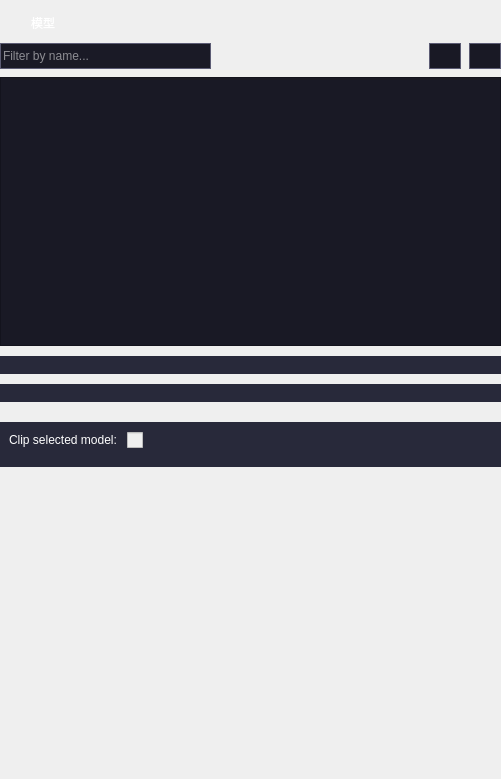
<?xml version="1.0" encoding="UTF-8"?>
<ui version="4.0">
 <class>qSlicerModelsModuleWidget</class>
 <widget class="qSlicerWidget" name="qSlicerModelsModuleWidget">
  <property name="geometry">
   <rect>
    <x>0</x>
    <y>0</y>
    <width>501</width>
    <height>779</height>
   </rect>
  </property>
  <property name="sizePolicy">
   <sizepolicy hsizetype="Minimum" vsizetype="Preferred">
    <horstretch>0</horstretch>
    <verstretch>0</verstretch>
   </sizepolicy>
  </property>
  <property name="windowTitle">
   <string>Models</string>
  </property>
  <property name="styleSheet">
   <string notr="true">QComboBox {
	color: rgb(255, 255, 255);
    background: #191925;
	border: 1px solid #5c5c74;
	font: 10pt &quot;Microsoft YaHei&quot;;
	height: 21px;
}

QComboBox QAbstractItemView {
    outline: 0px solid gray;     
    color: rgb(255, 255, 255);
    background-color: rgb(60, 60, 90);   
    selection-background-color: rgb(105, 135, 213);  
}

QComboBox QAbstractItemView::item:hover {
    color: rgb(255, 255, 255);
    background-color: rgb(105, 135, 213);
}

QComboBox QAbstractItemView::item:selected {
    color: rgb(255, 255, 255);
    background-color: rgb(105, 135, 213);
}

QComboBox:hover{
	background-color: rgb(105, 135, 213);
}

QComboBox::drop-down {
	subcontrol-origin: padding;
    subcontrol-position: top right;
    /*width: 20px;*/
 	
    /*border-left-width: 1px;
    border-left-color: darkgray;
    border-left-style: solid;*/ /* just a single line */
    border-top-right-radius: 3px; /* same radius as the QComboBox */
    border-bottom-right-radius: 3px;
}

QComboBox::down-arrow {
	image: url(:/Icons/comboBoxDown1.png);
}

QSpinBox {
	/* 为箭头保留空间 */
	/*padding-right:20px;*/
	color: rgb(255, 255, 255);
	background: #1a1a26;
	border: 1px solid #5c5c74;
	font: 10pt &quot;Microsoft YaHei&quot;;
	min-height:21px;
	max-height:21px;
}

/* 向上按钮 */
QSpinBox::up-button {
	subcontrol-origin:border;
	subcontrol-position:top right;
	width:16px;
	border-width:1px;
}

QSpinBox::up-button:hover {
	background-color: rgb(105, 135, 213);
}

QSpinBox::down-button {
	subcontrol-origin:border;
	subcontrol-position:bottom right;
	width:16px;
	border-width:1px;
	border-top-width:0;
}

/* 向下按钮 */
QSpinBox::down-button:hover {
	background-color: rgb(105, 135, 213);
}

/* 向下按钮里的小箭头 */
QSpinBox::down-arrow {
	image:url(:/Icons/SpinboxDown.png);
	width:7px;
	height:4px;
}

/* 向上按钮里的小箭头 */
QSpinBox::up-arrow {
	image:url(:/Icons/SpinboxUp.png);
	width:7px;
	height:4px;
}


QDoubleSpinBox {
	/* 为箭头保留空间 */
	padding-right:20px;
	background: #1a1a26;
	border: 1px solid #5c5c74;
	color: rgb(255, 255, 255);

	min-height:21px;
	max-height:21px;
}

/* 向上按钮 */
QDoubleSpinBox::up-button {
	subcontrol-origin:border;
	subcontrol-position:top right;
	width:16px;
	border-width:1px;
}

QDoubleSpinBox::up-button:hover {
	background-color: rgb(105, 135, 213);
}

QDoubleSpinBox::down-button {
	subcontrol-origin:border;
	subcontrol-position:bottom right;
	width:16px;
	border-width:1px;
	border-top-width:0;
}

/* 向下按钮 */
QDoubleSpinBox::down-button:hover {
	background-color: rgb(105, 135, 213);
}

/* 向下按钮里的小箭头 */
QDoubleSpinBox::down-arrow {
	image:url(:/Icons/SpinboxDown.png);
	width:7px;
	height:4px;
}

/* 向上按钮里的小箭头 */
QDoubleSpinBox::up-arrow {
	image:url(:/Icons/SpinboxUp.png);
	width:7px;
	height:4px;
}


QRadioButton {
    spacing: 5px;
    font: 12pt &quot;Microsoft YaHei&quot;; 
	color: rgb(255, 255, 255);
}
 
QRadioButton::indicator {  
    width: 16px;
    height: 16px;
}
 
QRadioButton::indicator:checked {  
	image: url(:/Icons/RadioButtonSg1.png);
}
 
QRadioButton::indicator:unchecked {  
    image: url(:/Icons/RadioButtonSg.png);
}

QTableView
{
    alternate-background-color:#e3edf9;
    gridline-color: #5c5c74;
	background: #191925;
	border: 1px solid #5c5c74;
	selection-background-color: #6987d5;
	font: 11pt &quot;Microsoft YaHei&quot;;
	color: rgb(255, 255, 255);
}
 
QHeaderView::section
{
    background: #191925;
	border: 1px solid #5c5c74;
	background-color:transparent
}

QTreeView
{
	background: #191925;
}

QTreeView::item{
	height: 26;
	alternate-background-color:#e3edf9;
	gridline-color: #5c5c74;
	selection-background-color: #6987d5;
	font: 11pt &quot;Microsoft YaHei&quot;;
	color: rgb(255, 255, 255);
} 

QSlider::groove:horizontal {
	border: 1px solid #41507D;
	background: #41507D;
	height:	2px;
	margin: 0px 0;
	left: 5px; right: 5px;
}

QSlider::handle:horizontal {
	border: 0px ;
	width: 10px;
	margin: -7px -7px -7px -7px;
	background: #e6edff;
}

QSlider::add-page:horizontal{
	background: #41507d;
	min-height: 2px;
	max-height: 2px;

}

QSlider::sub-page:horizontal{
	background: #6987d5;
	min-height: 2px;
	max-height: 2px; 
}

QCheckBox {
	color: rgb(255, 255, 255);
    spacing: 7px;/*复选框文本与勾选框（就是左边的勾选小框框，自己瞎叫的）的距离*/
}

QCheckBox::indicator {
    width: 16px;/*勾选框的大小*/
    height: 16px;
}
/*勾选框未选中时的图像*/
QCheckBox::indicator:unchecked {
    image: url(:/Icons/CheckBoxImage1.png);
}

/*勾选框选中时的图像*/
QCheckBox::indicator:checked {
    image: url(:/Icons/CheckBoxImage.png);
}

QWidget{
	color: #ffffff;
	font: 10pt &quot;Microsoft YaHei&quot;;
}

QWidget#InformationButton,
QWidget#DisplayButton,
QWidget#ClippingButton
{
	border: none;
	background: #28293a;
}

</string>
  </property>
  <layout class="QVBoxLayout" name="verticalLayout">
   <property name="spacing">
    <number>10</number>
   </property>
   <property name="leftMargin">
    <number>0</number>
   </property>
   <property name="topMargin">
    <number>9</number>
   </property>
   <property name="rightMargin">
    <number>0</number>
   </property>
   <property name="bottomMargin">
    <number>9</number>
   </property>
   <item>
    <layout class="QHBoxLayout" name="horizontalLayout_4">
     <property name="spacing">
      <number>10</number>
     </property>
     <property name="leftMargin">
      <number>4</number>
     </property>
     <property name="topMargin">
      <number>4</number>
     </property>
     <item>
      <widget class="QLabel" name="label">
       <property name="minimumSize">
        <size>
         <width>17</width>
         <height>17</height>
        </size>
       </property>
       <property name="maximumSize">
        <size>
         <width>17</width>
         <height>17</height>
        </size>
       </property>
       <property name="styleSheet">
        <string notr="true">QLabel{
	width: 17;
	height: 17;
	border-image: url(:/Icons/Icons/modelsZC.png);
}</string>
       </property>
       <property name="text">
        <string/>
       </property>
      </widget>
     </item>
     <item>
      <widget class="QLabel" name="label_2">
       <property name="styleSheet">
        <string notr="true">QLabel{
	font: 16pt &quot;Microsoft YaHei&quot;;
}</string>
       </property>
       <property name="text">
        <string>模型</string>
       </property>
      </widget>
     </item>
     <item>
      <spacer name="horizontalSpacer">
       <property name="orientation">
        <enum>Qt::Horizontal</enum>
       </property>
       <property name="sizeHint" stdset="0">
        <size>
         <width>40</width>
         <height>20</height>
        </size>
       </property>
      </spacer>
     </item>
    </layout>
   </item>
   <item>
    <widget class="ctkExpandableWidget" name="ResizableFrame">
     <property name="sizeGripInside" stdset="0">
      <bool>false</bool>
     </property>
     <layout class="QVBoxLayout" name="verticalLayout_5">
      <property name="spacing">
       <number>8</number>
      </property>
      <property name="leftMargin">
       <number>0</number>
      </property>
      <property name="topMargin">
       <number>0</number>
      </property>
      <property name="rightMargin">
       <number>0</number>
      </property>
      <property name="bottomMargin">
       <number>0</number>
      </property>
      <item>
       <layout class="QHBoxLayout" name="allModelsHorizontalLayout">
        <item>
         <widget class="ctkSearchBox" name="FilterModelSearchBox">
          <property name="styleSheet">
           <string notr="true">QLineEdit{
	height: 24px;
	background: #1a1a26;
	border: 1px solid #5c5c74;
}
</string>
          </property>
          <property name="placeholderText">
           <string>Filter by name...</string>
          </property>
          <property name="showSearchIcon" stdset="0">
           <bool>true</bool>
          </property>
         </widget>
        </item>
        <item>
         <spacer name="horizontalSpacer_2">
          <property name="orientation">
           <enum>Qt::Horizontal</enum>
          </property>
          <property name="sizeHint" stdset="0">
           <size>
            <width>40</width>
            <height>20</height>
           </size>
          </property>
         </spacer>
        </item>
        <item>
         <widget class="QPushButton" name="hideAllModelsButton">
          <property name="toolTip">
           <string/>
          </property>
          <property name="styleSheet">
           <string notr="true">QPushButton{
	width: 30;
	height: 24px;
	background: #191925;
	border: 1px solid #5c5c74;
}

QPushButton:hover {
	background-color: #5C5C74;
}</string>
          </property>
          <property name="text">
           <string/>
          </property>
          <property name="icon">
           <iconset>
            <normaloff>:/Icons/Small/SlicerInvisible.png</normaloff>:/Icons/Small/SlicerInvisible.png</iconset>
          </property>
         </widget>
        </item>
        <item>
         <widget class="QPushButton" name="showAllModelsButton">
          <property name="toolTip">
           <string/>
          </property>
          <property name="styleSheet">
           <string notr="true">QPushButton{
	width: 30;
	height: 24px;
	background: #191925;
	border: 1px solid #5c5c74;
}

QPushButton:hover {
	background-color: #5C5C74;
}</string>
          </property>
          <property name="text">
           <string/>
          </property>
          <property name="icon">
           <iconset>
            <normaloff>:/Icons/Small/SlicerVisible.png</normaloff>:/Icons/Small/SlicerVisible.png</iconset>
          </property>
         </widget>
        </item>
       </layout>
      </item>
      <item>
       <widget class="qMRMLSubjectHierarchyTreeView" name="SubjectHierarchyTreeView">
        <property name="minimumSize">
         <size>
          <width>0</width>
          <height>200</height>
         </size>
        </property>
        <property name="maximumSize">
         <size>
          <width>16777215</width>
          <height>16777215</height>
         </size>
        </property>
        <property name="dragDropMode">
         <enum>QAbstractItemView::InternalMove</enum>
        </property>
        <property name="indentation">
         <number>12</number>
        </property>
        <property name="editMenuActionVisible" stdset="0">
         <bool>false</bool>
        </property>
        <property name="multiSelection" stdset="0">
         <bool>true</bool>
        </property>
       </widget>
      </item>
     </layout>
    </widget>
   </item>
   <item>
    <widget class="QWidget" name="InformationButton" native="true">
     <property name="text" stdset="0">
      <string>信息</string>
     </property>
     <property name="collapsed" stdset="0">
      <bool>false</bool>
     </property>
     <layout class="QVBoxLayout" name="verticalLayout_2">
      <property name="spacing">
       <number>10</number>
      </property>
      <item>
       <widget class="qMRMLModelInfoWidget" name="MRMLModelInfoWidget" native="true"/>
      </item>
     </layout>
    </widget>
   </item>
   <item>
    <widget class="ctkCollapsibleButton" name="DisplayButton" native="true">
     <property name="sizePolicy">
      <sizepolicy hsizetype="Minimum" vsizetype="Preferred">
       <horstretch>0</horstretch>
       <verstretch>0</verstretch>
      </sizepolicy>
     </property>
     <property name="text" stdset="0">
      <string>显示</string>
     </property>
     <property name="collapsed" stdset="0">
      <bool>false</bool>
     </property>
     <layout class="QVBoxLayout" name="verticalLayout_3">
      <property name="spacing">
       <number>10</number>
      </property>
      <item>
       <widget class="qMRMLModelDisplayNodeWidget" name="ModelDisplayWidget" native="true">
        <property name="sizePolicy">
         <sizepolicy hsizetype="Minimum" vsizetype="Preferred">
          <horstretch>0</horstretch>
          <verstretch>0</verstretch>
         </sizepolicy>
        </property>
        <property name="clippingConfigurationButtonVisible" stdset="0">
         <bool>true</bool>
        </property>
       </widget>
      </item>
     </layout>
    </widget>
   </item>
   <item>
    <widget class="qMRMLNodeComboBox" name="ClipModelsNodeComboBox" native="true">
     <property name="nodeTypes" stdset="0">
      <stringlist>
       <string>vtkMRMLClipModelsNode</string>
      </stringlist>
     </property>
     <property name="showHidden" stdset="0">
      <bool>true</bool>
     </property>
     <property name="addEnabled" stdset="0">
      <bool>false</bool>
     </property>
     <property name="removeEnabled" stdset="0">
      <bool>false</bool>
     </property>
    </widget>
   </item>
   <item>
    <widget class="ctkCollapsibleButton" name="ClippingButton" native="true">
     <property name="text" stdset="0">
      <string>Clipping Planes</string>
     </property>
     <property name="collapsed" stdset="0">
      <bool>true</bool>
     </property>
     <layout class="QFormLayout" name="formLayout">
      <property name="horizontalSpacing">
       <number>10</number>
      </property>
      <property name="verticalSpacing">
       <number>10</number>
      </property>
      <property name="topMargin">
       <number>10</number>
      </property>
      <item row="0" column="0">
       <widget class="QLabel" name="ClipSelectedModelLabel">
        <property name="enabled">
         <bool>false</bool>
        </property>
        <property name="text">
         <string>Clip selected model:</string>
        </property>
       </widget>
      </item>
      <item row="0" column="1">
       <layout class="QHBoxLayout" name="horizontalLayout">
        <item>
         <widget class="QCheckBox" name="ClipSelectedModelCheckBox">
          <property name="enabled">
           <bool>false</bool>
          </property>
          <property name="text">
           <string/>
          </property>
         </widget>
        </item>
        <item>
         <widget class="QLabel" name="label_3">
          <property name="text">
           <string/>
          </property>
         </widget>
        </item>
       </layout>
      </item>
      <item row="1" column="0" colspan="2">
       <widget class="qMRMLClipNodeWidget" name="MRMLClipNodeWidget" native="true"/>
      </item>
     </layout>
    </widget>
   </item>
   <item>
    <spacer name="verticalSpacer">
     <property name="orientation">
      <enum>Qt::Vertical</enum>
     </property>
     <property name="sizeHint" stdset="0">
      <size>
       <width>20</width>
       <height>0</height>
      </size>
     </property>
    </spacer>
   </item>
  </layout>
 </widget>
 <customwidgets>
  <customwidget>
   <class>qMRMLNodeComboBox</class>
   <extends>QWidget</extends>
   <header>qMRMLNodeComboBox.h</header>
   <container>1</container>
  </customwidget>
  <customwidget>
   <class>qSlicerWidget</class>
   <extends>QWidget</extends>
   <header>qSlicerWidget.h</header>
   <container>1</container>
  </customwidget>
  <customwidget>
   <class>qMRMLWidget</class>
   <extends>QWidget</extends>
   <header>qMRMLWidget.h</header>
   <container>1</container>
  </customwidget>
  <customwidget>
   <class>qMRMLSubjectHierarchyTreeView</class>
   <extends>QTreeView</extends>
   <header>qMRMLSubjectHierarchyTreeView.h</header>
  </customwidget>
  <customwidget>
   <class>ctkCollapsibleButton</class>
   <extends>QWidget</extends>
   <header>ctkCollapsibleButton.h</header>
   <container>1</container>
  </customwidget>
  <customwidget>
   <class>ctkExpandableWidget</class>
   <extends>QFrame</extends>
   <header>ctkExpandableWidget.h</header>
   <container>1</container>
  </customwidget>
  <customwidget>
   <class>qMRMLClipNodeWidget</class>
   <extends>QWidget</extends>
   <header>qMRMLClipNodeWidget.h</header>
  </customwidget>
  <customwidget>
   <class>qMRMLModelInfoWidget</class>
   <extends>QWidget</extends>
   <header>qMRMLModelInfoWidget.h</header>
  </customwidget>
  <customwidget>
   <class>qMRMLModelDisplayNodeWidget</class>
   <extends>qMRMLWidget</extends>
   <header>qMRMLModelDisplayNodeWidget.h</header>
   <container>1</container>
  </customwidget>
  <customwidget>
   <class>ctkSearchBox</class>
   <extends>QLineEdit</extends>
   <header>ctkSearchBox.h</header>
  </customwidget>
 </customwidgets>
 <resources/>
 <connections>
  <connection>
   <sender>qSlicerModelsModuleWidget</sender>
   <signal>mrmlSceneChanged(vtkMRMLScene*)</signal>
   <receiver>ClipModelsNodeComboBox</receiver>
   <slot>setMRMLScene(vtkMRMLScene*)</slot>
   <hints>
    <hint type="sourcelabel">
     <x>492</x>
     <y>588</y>
    </hint>
    <hint type="destinationlabel">
     <x>465</x>
     <y>740</y>
    </hint>
   </hints>
  </connection>
  <connection>
   <sender>qSlicerModelsModuleWidget</sender>
   <signal>mrmlSceneChanged(vtkMRMLScene*)</signal>
   <receiver>ModelDisplayWidget</receiver>
   <slot>setMRMLScene(vtkMRMLScene*)</slot>
   <hints>
    <hint type="sourcelabel">
     <x>20</x>
     <y>20</y>
    </hint>
    <hint type="destinationlabel">
     <x>20</x>
     <y>20</y>
    </hint>
   </hints>
  </connection>
  <connection>
   <sender>ClipModelsNodeComboBox</sender>
   <signal>currentNodeChanged(vtkMRMLNode*)</signal>
   <receiver>MRMLClipNodeWidget</receiver>
   <slot>setMRMLClipNode(vtkMRMLNode*)</slot>
   <hints>
    <hint type="sourcelabel">
     <x>255</x>
     <y>740</y>
    </hint>
    <hint type="destinationlabel">
     <x>265</x>
     <y>780</y>
    </hint>
   </hints>
  </connection>
  <connection>
   <sender>qSlicerModelsModuleWidget</sender>
   <signal>mrmlSceneChanged(vtkMRMLScene*)</signal>
   <receiver>SubjectHierarchyTreeView</receiver>
   <slot>setMRMLScene(vtkMRMLScene*)</slot>
   <hints>
    <hint type="sourcelabel">
     <x>267</x>
     <y>157</y>
    </hint>
    <hint type="destinationlabel">
     <x>288</x>
     <y>56</y>
    </hint>
   </hints>
  </connection>
  <connection>
   <sender>showAllModelsButton</sender>
   <signal>clicked()</signal>
   <receiver>qSlicerModelsModuleWidget</receiver>
   <slot>showAllModels()</slot>
   <hints>
    <hint type="sourcelabel">
     <x>613</x>
     <y>13</y>
    </hint>
    <hint type="destinationlabel">
     <x>528</x>
     <y>-9</y>
    </hint>
   </hints>
  </connection>
  <connection>
   <sender>hideAllModelsButton</sender>
   <signal>clicked()</signal>
   <receiver>qSlicerModelsModuleWidget</receiver>
   <slot>hideAllModels()</slot>
   <hints>
    <hint type="sourcelabel">
     <x>579</x>
     <y>11</y>
    </hint>
    <hint type="destinationlabel">
     <x>207</x>
     <y>-9</y>
    </hint>
   </hints>
  </connection>
 </connections>
 <slots>
  <slot>hideAllModels()</slot>
  <slot>showAllModels()</slot>
 </slots>
</ui>
